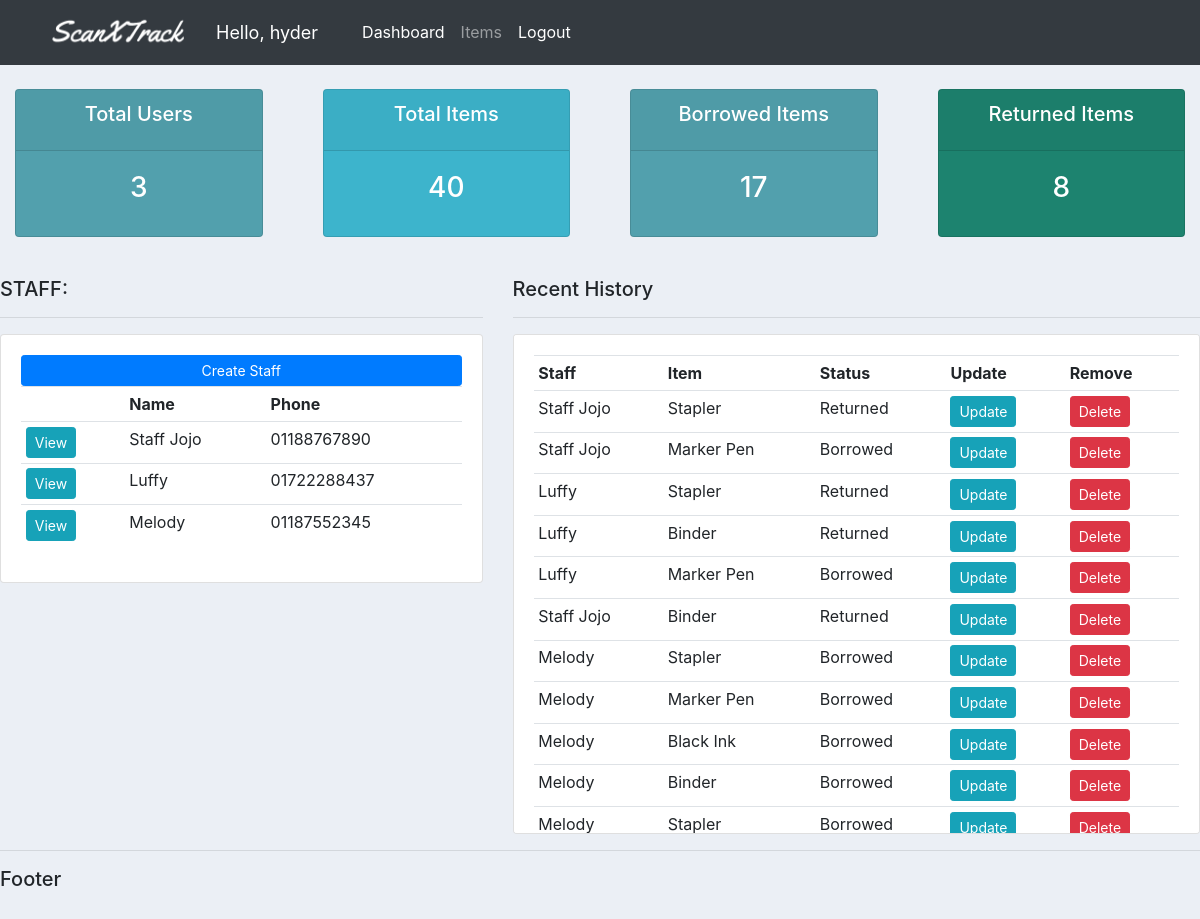
Page / (signed in) on the earlier database version.
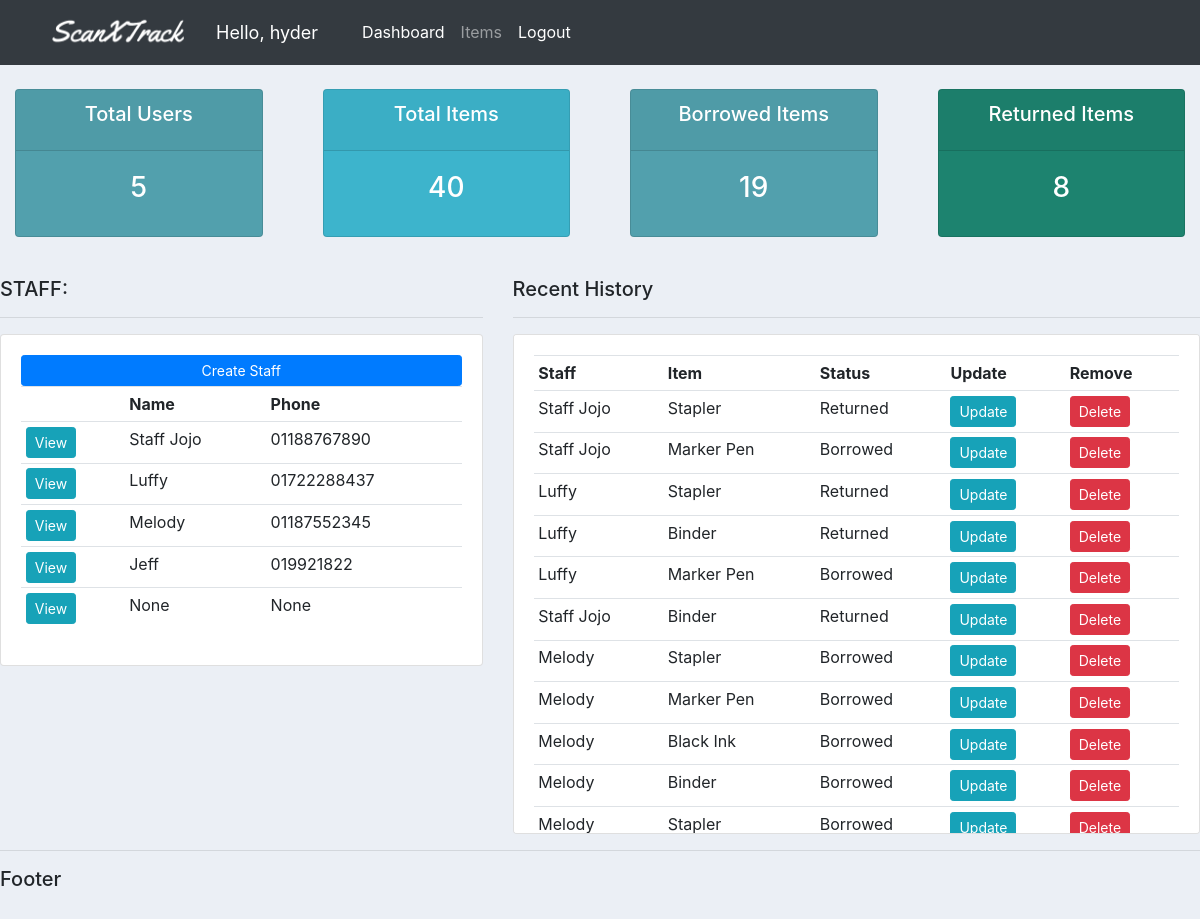
Same page on the later database version.
### accounts/models.py (models this page shows, shortened)
class Staff(models.Model):
    user = models.OneToOneField(User, null=True, blank=True, on_delete=models.CASCADE)
    name = models.CharField(max_length=200, null=True)
    phone = models.CharField(max_length=200, null=True)
    email = models.CharField(max_length=200, null=True)
    profile_pic = models.ImageField(default="default.png", null=True, blank=True)
    date_created = models.DateTimeField(auto_now_add=True)
    def __str__(self):
        return self.name

class Borrowed_items(models.Model):
    STATUS = (("Borrowed", "Borrowed"), ("Returned", "Returned"))
    staff = models.ForeignKey(Staff, null=True, on_delete=models.SET_NULL)
    item = models.ForeignKey(Item, null=True, on_delete=models.SET_NULL)
    status = models.CharField(max_length=200, null=True, choices=STATUS)
    date_created = models.DateTimeField(auto_now_add=True)

class Item(models.Model):
    name = models.CharField(max_length=200, null=True)
    description = models.CharField(max_length=200, null=True, blank=True)
    amount = models.IntegerField(null=True)
    date_created = models.DateTimeField(auto_now_add=True)
    def __str__(self):
        return self.name

### accounts/decorators.py (the view)
    def wrapper_function(request, *args, **kwargs):
        group = None
        if request.user.groups.exists():
            group = request.user.groups.all()[0].name
        if group == "staff":
            return redirect("user-page")
        if group == "admin":
            return view_func(request, *args, **kwargs)

### accounts/views.py (called while the page is built)
@login_required(login_url="login")
@admin_only
def home(request):
    borrowed_items = Borrowed_items.objects.all()
    staff = Staff.objects.all()
    items = Item.objects.all()
    total_staff = staff.count()
    total_amount = sum(item.amount for item in items)
    borrowed = borrowed_items.filter(status="Borrowed").count()
    returned = borrowed_items.filter(status="Returned").count()
    context = {
        "borrowed_items": borrowed_items,
        "staff": staff,
        "items": staff,
        "total_staff": total_staff,
        "borrowed": borrowed,
        "returned": returned,
        "total_amount": total_amount,
    }
    return render(request, "accounts/dashboard.html", context)

### accounts/templates/accounts/dashboard.html
{% extends 'accounts/main.html' %} {% block content %}
{%include 'accounts/status.html'%}
<br />
<div class="row">
  <div class="col-md-5">
    <h5>STAFF:</h5>
    <hr />
    <div class="card card-body table-responsive " style="max-height: 400px; overflow-y: auto;">
      <a class="btn btn-primary btn-sm btn-block" href="">Create Staff </a>
      <table class="table table-sm">
        <tr>
          <th></th>
          <th>Name</th>
          <th>Phone</th>
        </tr>
        {% for i in staff %}
        <tr>
          <td>
            <a class="btn btn-sm btn-info" href="{% url 'staff' i.id %}">View</a>
          </td>
          <td>{{i.name}}</td>
          <td>{{i.phone}}</td>
        </tr>
        {% endfor %}
      </table>
    </div>
  </div>
  <div class="col-md-7">
    <h5>Recent History</h5>
    <hr />
    <div class="card card-body table-responsive " style="max-height: 500px; overflow-y: auto;">
      <table class="table table-sm">
        <tr>
          <th>Staff</th>
          <th>Item</th>
          <th>Status</th>
          <th>Update</th>
          <th>Remove</th>
        </tr>
        {% for i in borrowed_items %}
        <tr>
          <td>{{i.staff}}</td>
          <td>{{i.item}}</td>
          <td>{{i.status}}</td>
          <td>
            <a class="btn btn-sm btn-info" href="{% url 'update_borrow' i.id %}">Update</a>
          </td>
          <td><a class="btn btn-sm btn-danger" href="{% url 'delete_borrow' i.id %}">Delete</a></td>
        </tr>
        {% endfor %}
      </table>
    </div>
  </div>
</div>
{% endblock content %}

Differences in the rows shown:
added Staff: name "Jeff", phone "019921822"
added Staff: name "None", phone "None"
Other differences:
{{ total_staff }}: "3" → "5"
{{ borrowed }}: "17" → "19"
